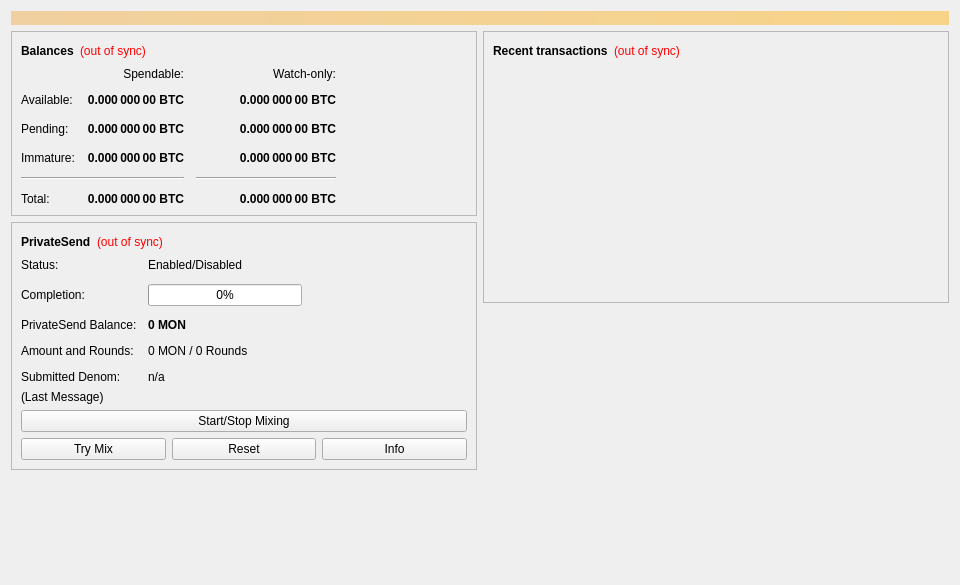
<?xml version="1.0" encoding="UTF-8"?>
<ui version="4.0">
 <class>OverviewPage</class>
 <widget class="QWidget" name="OverviewPage">
  <property name="geometry">
   <rect>
    <x>0</x>
    <y>0</y>
    <width>960</width>
    <height>585</height>
   </rect>
  </property>
  <property name="minimumSize">
   <size>
    <width>960</width>
    <height>0</height>
   </size>
  </property>
  <property name="windowTitle">
   <string>Form</string>
  </property>
  <layout class="QVBoxLayout" name="topLayout">
   <item>
    <widget class="QLabel" name="labelAlerts">
     <property name="visible">
      <bool>false</bool>
     </property>
     <property name="styleSheet">
      <string notr="true">background-color: qlineargradient(x1: 0, y1: 0, x2: 1, y2: 0, stop:0 #F0D0A0, stop:1 #F8D488); color:#000000;</string>
     </property>
     <property name="wordWrap">
      <bool>true</bool>
     </property>
     <property name="margin">
      <number>3</number>
     </property>
    </widget>
   </item>
   <item>
    <layout class="QHBoxLayout" name="horizontalLayout" stretch="1,1">
     <item>
      <layout class="QVBoxLayout" name="verticalLayout_2">
       <item>
        <widget class="QFrame" name="frame">
         <property name="frameShape">
          <enum>QFrame::StyledPanel</enum>
         </property>
         <property name="frameShadow">
          <enum>QFrame::Raised</enum>
         </property>
         <layout class="QVBoxLayout" name="verticalLayout_4">
          <item>
           <layout class="QHBoxLayout" name="horizontalLayout_4">
            <item>
             <widget class="QLabel" name="label_5">
              <property name="font">
               <font>
                <weight>75</weight>
                <bold>true</bold>
               </font>
              </property>
              <property name="text">
               <string>Balances</string>
              </property>
             </widget>
            </item>
            <item>
             <widget class="QLabel" name="labelWalletStatus">
              <property name="toolTip">
               <string>The displayed information may be out of date. Your wallet automatically synchronizes with the Bitcoin Monster network after a connection is established, but this process has not completed yet.</string>
              </property>
              <property name="styleSheet">
               <string notr="true">QLabel { color: red; }</string>
              </property>
              <property name="text">
               <string notr="true">(out of sync)</string>
              </property>
              <property name="alignment">
               <set>Qt::AlignLeading|Qt::AlignLeft|Qt::AlignVCenter</set>
              </property>
             </widget>
            </item>
            <item>
             <spacer name="horizontalSpacer_3">
              <property name="orientation">
               <enum>Qt::Horizontal</enum>
              </property>
              <property name="sizeHint" stdset="0">
               <size>
                <width>40</width>
                <height>20</height>
               </size>
              </property>
             </spacer>
            </item>
           </layout>
          </item>
          <item>
           <layout class="QGridLayout" name="gridLayout">
            <property name="spacing">
             <number>12</number>
            </property>
            <item row="2" column="2">
             <widget class="QLabel" name="labelWatchPending">
              <property name="font">
               <font>
                <weight>75</weight>
                <bold>true</bold>
               </font>
              </property>
              <property name="cursor">
               <cursorShape>IBeamCursor</cursorShape>
              </property>
              <property name="toolTip">
               <string>Unconfirmed transactions to watch-only addresses</string>
              </property>
              <property name="text">
               <string notr="true">0.000 000 00 BTC</string>
              </property>
              <property name="alignment">
               <set>Qt::AlignRight|Qt::AlignTrailing|Qt::AlignVCenter</set>
              </property>
              <property name="textInteractionFlags">
               <set>Qt::LinksAccessibleByMouse|Qt::TextSelectableByKeyboard|Qt::TextSelectableByMouse</set>
              </property>
             </widget>
            </item>
            <item row="2" column="1">
             <widget class="QLabel" name="labelUnconfirmed">
              <property name="font">
               <font>
                <weight>75</weight>
                <bold>true</bold>
               </font>
              </property>
              <property name="cursor">
               <cursorShape>IBeamCursor</cursorShape>
              </property>
              <property name="toolTip">
               <string>Total of transactions that have yet to be confirmed, and do not yet count toward the spendable balance</string>
              </property>
              <property name="text">
               <string notr="true">0.000 000 00 BTC</string>
              </property>
              <property name="alignment">
               <set>Qt::AlignRight|Qt::AlignTrailing|Qt::AlignVCenter</set>
              </property>
              <property name="textInteractionFlags">
               <set>Qt::LinksAccessibleByMouse|Qt::TextSelectableByKeyboard|Qt::TextSelectableByMouse</set>
              </property>
             </widget>
            </item>
            <item row="3" column="2">
             <widget class="QLabel" name="labelWatchImmature">
              <property name="font">
               <font>
                <weight>75</weight>
                <bold>true</bold>
               </font>
              </property>
              <property name="cursor">
               <cursorShape>IBeamCursor</cursorShape>
              </property>
              <property name="toolTip">
               <string>Mined balance in watch-only addresses that has not yet matured</string>
              </property>
              <property name="text">
               <string notr="true">0.000 000 00 BTC</string>
              </property>
              <property name="alignment">
               <set>Qt::AlignRight|Qt::AlignTrailing|Qt::AlignVCenter</set>
              </property>
              <property name="textInteractionFlags">
               <set>Qt::LinksAccessibleByMouse|Qt::TextSelectableByKeyboard|Qt::TextSelectableByMouse</set>
              </property>
             </widget>
            </item>
            <item row="4" column="0" colspan="2">
             <widget class="Line" name="lineSpendableBalance">
              <property name="orientation">
               <enum>Qt::Horizontal</enum>
              </property>
             </widget>
            </item>
            <item row="4" column="2">
             <widget class="Line" name="lineWatchBalance">
              <property name="sizePolicy">
               <sizepolicy hsizetype="Preferred" vsizetype="Fixed">
                <horstretch>0</horstretch>
                <verstretch>0</verstretch>
               </sizepolicy>
              </property>
              <property name="minimumSize">
               <size>
                <width>140</width>
                <height>0</height>
               </size>
              </property>
              <property name="orientation">
               <enum>Qt::Horizontal</enum>
              </property>
             </widget>
            </item>
            <item row="5" column="0">
             <widget class="QLabel" name="labelTotalText">
              <property name="text">
               <string>Total:</string>
              </property>
             </widget>
            </item>
            <item row="3" column="1">
             <widget class="QLabel" name="labelImmature">
              <property name="font">
               <font>
                <weight>75</weight>
                <bold>true</bold>
               </font>
              </property>
              <property name="cursor">
               <cursorShape>IBeamCursor</cursorShape>
              </property>
              <property name="toolTip">
               <string>Mined balance that has not yet matured</string>
              </property>
              <property name="text">
               <string notr="true">0.000 000 00 BTC</string>
              </property>
              <property name="alignment">
               <set>Qt::AlignRight|Qt::AlignTrailing|Qt::AlignVCenter</set>
              </property>
              <property name="textInteractionFlags">
               <set>Qt::LinksAccessibleByMouse|Qt::TextSelectableByKeyboard|Qt::TextSelectableByMouse</set>
              </property>
             </widget>
            </item>
            <item row="2" column="3">
             <spacer name="horizontalSpacer_2">
              <property name="orientation">
               <enum>Qt::Horizontal</enum>
              </property>
              <property name="sizeHint" stdset="0">
               <size>
                <width>40</width>
                <height>20</height>
               </size>
              </property>
             </spacer>
            </item>
            <item row="3" column="0">
             <widget class="QLabel" name="labelImmatureText">
              <property name="text">
               <string>Immature:</string>
              </property>
             </widget>
            </item>
            <item row="5" column="1">
             <widget class="QLabel" name="labelTotal">
              <property name="font">
               <font>
                <weight>75</weight>
                <bold>true</bold>
               </font>
              </property>
              <property name="cursor">
               <cursorShape>IBeamCursor</cursorShape>
              </property>
              <property name="toolTip">
               <string>Your current total balance</string>
              </property>
              <property name="text">
               <string notr="true">0.000 000 00 BTC</string>
              </property>
              <property name="alignment">
               <set>Qt::AlignRight|Qt::AlignTrailing|Qt::AlignVCenter</set>
              </property>
              <property name="textInteractionFlags">
               <set>Qt::LinksAccessibleByMouse|Qt::TextSelectableByKeyboard|Qt::TextSelectableByMouse</set>
              </property>
             </widget>
            </item>
            <item row="5" column="2">
             <widget class="QLabel" name="labelWatchTotal">
              <property name="font">
               <font>
                <weight>75</weight>
                <bold>true</bold>
               </font>
              </property>
              <property name="cursor">
               <cursorShape>IBeamCursor</cursorShape>
              </property>
              <property name="toolTip">
               <string>Current total balance in watch-only addresses</string>
              </property>
              <property name="text">
               <string notr="true">0.000 000 00 BTC</string>
              </property>
              <property name="alignment">
               <set>Qt::AlignRight|Qt::AlignTrailing|Qt::AlignVCenter</set>
              </property>
              <property name="textInteractionFlags">
               <set>Qt::LinksAccessibleByMouse|Qt::TextSelectableByKeyboard|Qt::TextSelectableByMouse</set>
              </property>
             </widget>
            </item>
            <item row="0" column="2">
             <widget class="QLabel" name="labelWatchonly">
              <property name="text">
               <string>Watch-only:</string>
              </property>
              <property name="alignment">
               <set>Qt::AlignRight|Qt::AlignTrailing|Qt::AlignVCenter</set>
              </property>
             </widget>
            </item>
            <item row="1" column="0">
             <widget class="QLabel" name="labelBalanceText">
              <property name="text">
               <string>Available:</string>
              </property>
             </widget>
            </item>
            <item row="1" column="1">
             <widget class="QLabel" name="labelBalance">
              <property name="font">
               <font>
                <weight>75</weight>
                <bold>true</bold>
               </font>
              </property>
              <property name="cursor">
               <cursorShape>IBeamCursor</cursorShape>
              </property>
              <property name="toolTip">
               <string>Your current spendable balance</string>
              </property>
              <property name="text">
               <string notr="true">0.000 000 00 BTC</string>
              </property>
              <property name="alignment">
               <set>Qt::AlignRight|Qt::AlignTrailing|Qt::AlignVCenter</set>
              </property>
              <property name="textInteractionFlags">
               <set>Qt::LinksAccessibleByMouse|Qt::TextSelectableByKeyboard|Qt::TextSelectableByMouse</set>
              </property>
             </widget>
            </item>
            <item row="1" column="2">
             <widget class="QLabel" name="labelWatchAvailable">
              <property name="font">
               <font>
                <weight>75</weight>
                <bold>true</bold>
               </font>
              </property>
              <property name="cursor">
               <cursorShape>IBeamCursor</cursorShape>
              </property>
              <property name="toolTip">
               <string>Your current balance in watch-only addresses</string>
              </property>
              <property name="text">
               <string notr="true">0.000 000 00 BTC</string>
              </property>
              <property name="alignment">
               <set>Qt::AlignRight|Qt::AlignTrailing|Qt::AlignVCenter</set>
              </property>
              <property name="textInteractionFlags">
               <set>Qt::LinksAccessibleByMouse|Qt::TextSelectableByKeyboard|Qt::TextSelectableByMouse</set>
              </property>
             </widget>
            </item>
            <item row="2" column="0">
             <widget class="QLabel" name="labelPendingText">
              <property name="text">
               <string>Pending:</string>
              </property>
             </widget>
            </item>
            <item row="0" column="1">
             <widget class="QLabel" name="labelSpendable">
              <property name="text">
               <string>Spendable:</string>
              </property>
              <property name="alignment">
               <set>Qt::AlignRight|Qt::AlignTrailing|Qt::AlignVCenter</set>
              </property>
             </widget>
            </item>
           </layout>
          </item>
         </layout>
        </widget>
       </item>
       <item>
        <widget class="QFrame" name="framePrivateSend">
         <property name="layoutDirection">
          <enum>Qt::LeftToRight</enum>
         </property>
         <property name="frameShape">
          <enum>QFrame::StyledPanel</enum>
         </property>
         <property name="frameShadow">
          <enum>QFrame::Raised</enum>
         </property>
         <layout class="QVBoxLayout" name="VerticalLayout_PS1">
          <item>
           <layout class="QHBoxLayout" name="horizontalLayout_5">
            <item>
             <widget class="QLabel" name="labelPrivateSendHeader">
              <property name="font">
               <font>
                <weight>75</weight>
                <bold>true</bold>
               </font>
              </property>
              <property name="text">
               <string>PrivateSend</string>
              </property>
             </widget>
            </item>
            <item>
             <widget class="QLabel" name="labelPrivateSendSyncStatus">
              <property name="toolTip">
               <string>The displayed information may be out of date. Your wallet automatically synchronizes with the Bitcoin Monster network after a connection is established, but this process has not completed yet.</string>
              </property>
              <property name="styleSheet">
               <string notr="true">QLabel { color: red; }</string>
              </property>
              <property name="text">
               <string notr="true">(out of sync)</string>
              </property>
              <property name="alignment">
               <set>Qt::AlignLeading|Qt::AlignLeft|Qt::AlignVCenter</set>
              </property>
             </widget>
            </item>
            <item>
             <spacer name="horizontalSpacer_4">
              <property name="orientation">
               <enum>Qt::Horizontal</enum>
              </property>
              <property name="sizeHint" stdset="0">
               <size>
                <width>40</width>
                <height>20</height>
               </size>
              </property>
             </spacer>
            </item>
           </layout>
          </item>
          <item>
           <layout class="QFormLayout" name="privateSendFormLayout">
            <property name="fieldGrowthPolicy">
             <enum>QFormLayout::AllNonFixedFieldsGrow</enum>
            </property>
            <property name="horizontalSpacing">
             <number>11</number>
            </property>
            <property name="verticalSpacing">
             <number>12</number>
            </property>
            <item row="0" column="0">
             <widget class="QLabel" name="labelPrivateSendEnabledText">
              <property name="text">
               <string>Status:</string>
              </property>
             </widget>
            </item>
            <item row="0" column="1">
             <widget class="QLabel" name="labelPrivateSendEnabled">
              <property name="text">
               <string>Enabled/Disabled</string>
              </property>
             </widget>
            </item>
            <item row="1" column="0">
             <widget class="QLabel" name="labelCompletitionText">
              <property name="text">
               <string>Completion:</string>
              </property>
             </widget>
            </item>
            <item row="1" column="1">
             <widget class="QProgressBar" name="privateSendProgress">
              <property name="maximumSize">
               <size>
                <width>154</width>
                <height>16777215</height>
               </size>
              </property>
              <property name="value">
               <number>0</number>
              </property>
             </widget>
            </item>
            <item row="2" column="0">
             <widget class="QLabel" name="labelAnonymizedText">
              <property name="text">
               <string>PrivateSend Balance:</string>
              </property>
             </widget>
            </item>
            <item row="2" column="1">
             <widget class="QLabel" name="labelAnonymized">
              <property name="font">
               <font>
                <weight>75</weight>
                <bold>true</bold>
               </font>
              </property>
              <property name="text">
               <string notr="true">0 MON</string>
              </property>
             </widget>
            </item>
            <item row="3" column="0">
             <widget class="QLabel" name="labelAmountAndRoundsText">
              <property name="text">
               <string>Amount and Rounds:</string>
              </property>
             </widget>
            </item>
            <item row="3" column="1">
             <widget class="QLabel" name="labelAmountRounds">
              <property name="text">
               <string>0 MON / 0 Rounds</string>
              </property>
             </widget>
            </item>
            <item row="4" column="0">
             <widget class="QLabel" name="labelSubmittedDenomText">
              <property name="text">
               <string>Submitted Denom:</string>
              </property>
             </widget>
            </item>
            <item row="4" column="1">
             <widget class="QLabel" name="labelSubmittedDenom">
              <property name="toolTip">
               <string>The denominations you submitted to the Masternode.&lt;br&gt;To mix, other users must submit the exact same denominations.</string>
              </property>
              <property name="text">
               <string>n/a</string>
              </property>
             </widget>
            </item>
           </layout>
          </item>
          <item>
           <layout class="QVBoxLayout" name="VerticalLayout_PS">
            <item>
             <widget class="QLabel" name="labelPrivateSendLastMessage">
              <property name="text">
               <string>(Last Message)</string>
              </property>
              <property name="alignment">
               <set>Qt::AlignLeading|Qt::AlignLeft|Qt::AlignTop</set>
              </property>
              <property name="wordWrap">
               <bool>true</bool>
              </property>
             </widget>
            </item>
            <item>
             <widget class="QPushButton" name="togglePrivateSend">
              <property name="sizePolicy">
               <sizepolicy hsizetype="MinimumExpanding" vsizetype="Fixed">
                <horstretch>0</horstretch>
                <verstretch>0</verstretch>
               </sizepolicy>
              </property>
              <property name="text">
               <string>Start/Stop Mixing</string>
              </property>
             </widget>
            </item>
            <item>
             <layout class="QHBoxLayout" name="horizontalLayout_debugbuttons">
              <item>
               <widget class="QPushButton" name="privateSendAuto">
                <property name="sizePolicy">
                 <sizepolicy hsizetype="MinimumExpanding" vsizetype="Fixed">
                  <horstretch>0</horstretch>
                  <verstretch>0</verstretch>
                 </sizepolicy>
                </property>
                <property name="toolTip">
                 <string>Try to manually submit a PrivateSend request.</string>
                </property>
                <property name="text">
                 <string>Try Mix</string>
                </property>
               </widget>
              </item>
              <item>
               <widget class="QPushButton" name="privateSendReset">
                <property name="sizePolicy">
                 <sizepolicy hsizetype="MinimumExpanding" vsizetype="Fixed">
                  <horstretch>0</horstretch>
                  <verstretch>0</verstretch>
                 </sizepolicy>
                </property>
                <property name="toolTip">
                 <string>Reset the current status of PrivateSend (can interrupt PrivateSend if it's in the process of Mixing, which can cost you money!)</string>
                </property>
                <property name="autoFillBackground">
                 <bool>false</bool>
                </property>
                <property name="text">
                 <string>Reset</string>
                </property>
               </widget>
              </item>
              <item>
               <widget class="QPushButton" name="privateSendInfo">
                <property name="sizePolicy">
                 <sizepolicy hsizetype="MinimumExpanding" vsizetype="Fixed">
                  <horstretch>0</horstretch>
                  <verstretch>0</verstretch>
                 </sizepolicy>
                </property>
                <property name="toolTip">
                 <string>Information about PrivateSend and Mixing</string>
                </property>
                <property name="text">
                 <string>Info</string>
                </property>
               </widget>
              </item>
             </layout>
            </item>
           </layout>
          </item>
         </layout>
        </widget>
       </item>
       <item>
        <spacer name="verticalSpacer">
         <property name="orientation">
          <enum>Qt::Vertical</enum>
         </property>
         <property name="sizeHint" stdset="0">
          <size>
           <width>20</width>
           <height>40</height>
          </size>
         </property>
        </spacer>
       </item>
      </layout>
     </item>
     <item>
      <layout class="QVBoxLayout" name="verticalLayout_3">
       <item>
        <widget class="QFrame" name="frame_2">
         <property name="frameShape">
          <enum>QFrame::StyledPanel</enum>
         </property>
         <property name="frameShadow">
          <enum>QFrame::Raised</enum>
         </property>
         <layout class="QVBoxLayout" name="verticalLayout">
          <item>
           <layout class="QHBoxLayout" name="horizontalLayout_2">
            <item>
             <widget class="QLabel" name="label_4">
              <property name="font">
               <font>
                <weight>75</weight>
                <bold>true</bold>
               </font>
              </property>
              <property name="text">
               <string>Recent transactions</string>
              </property>
             </widget>
            </item>
            <item>
             <widget class="QLabel" name="labelTransactionsStatus">
              <property name="toolTip">
               <string>The displayed information may be out of date. Your wallet automatically synchronizes with the Bitcoin Monster network after a connection is established, but this process has not completed yet.</string>
              </property>
              <property name="styleSheet">
               <string notr="true">QLabel { color: red; }</string>
              </property>
              <property name="text">
               <string notr="true">(out of sync)</string>
              </property>
              <property name="alignment">
               <set>Qt::AlignLeading|Qt::AlignLeft|Qt::AlignVCenter</set>
              </property>
             </widget>
            </item>
            <item>
             <spacer name="horizontalSpacer">
              <property name="orientation">
               <enum>Qt::Horizontal</enum>
              </property>
              <property name="sizeHint" stdset="0">
               <size>
                <width>40</width>
                <height>20</height>
               </size>
              </property>
             </spacer>
            </item>
           </layout>
          </item>
          <item>
           <widget class="QListView" name="listTransactions">
            <property name="styleSheet">
             <string notr="true">QListView { background: transparent; }</string>
            </property>
            <property name="frameShape">
             <enum>QFrame::NoFrame</enum>
            </property>
            <property name="verticalScrollBarPolicy">
             <enum>Qt::ScrollBarAlwaysOff</enum>
            </property>
            <property name="horizontalScrollBarPolicy">
             <enum>Qt::ScrollBarAlwaysOff</enum>
            </property>
            <property name="selectionMode">
             <enum>QAbstractItemView::NoSelection</enum>
            </property>
           </widget>
          </item>
         </layout>
        </widget>
       </item>
       <item>
        <spacer name="verticalSpacer_2">
         <property name="orientation">
          <enum>Qt::Vertical</enum>
         </property>
         <property name="sizeHint" stdset="0">
          <size>
           <width>20</width>
           <height>40</height>
          </size>
         </property>
        </spacer>
       </item>
      </layout>
     </item>
    </layout>
   </item>
  </layout>
 </widget>
 <resources/>
 <connections/>
</ui>
